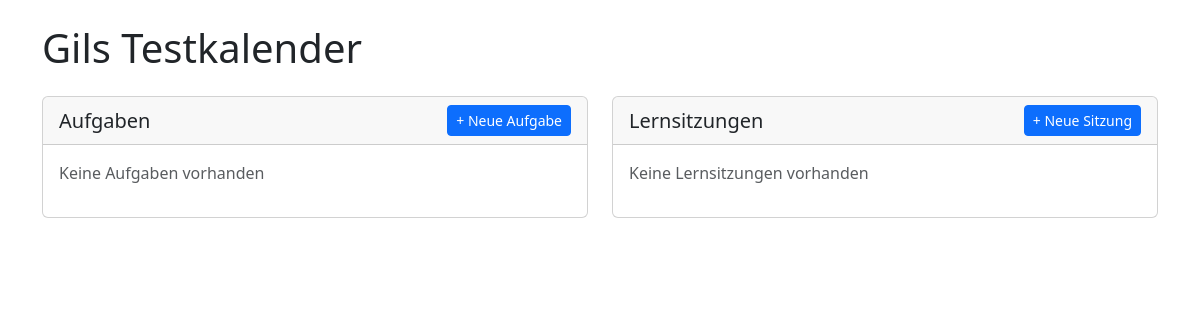
Page /calendar/1/ (signed in) on the earlier database version.
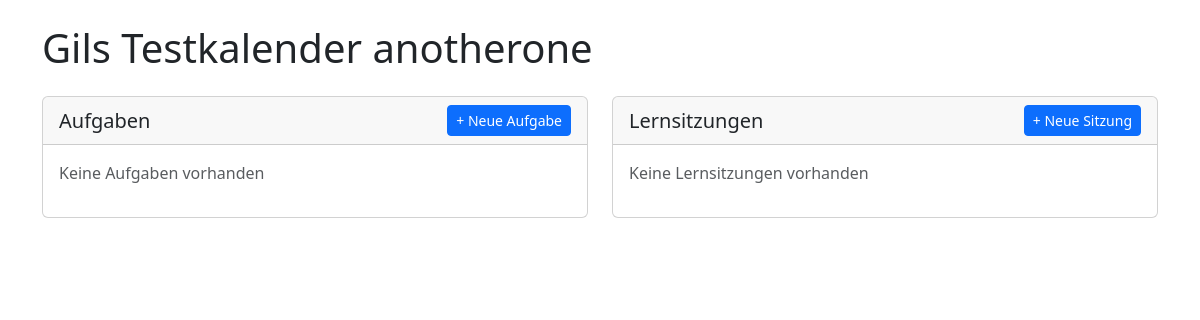
Same page on the later database version.
### studyplanner/models.py (models this page shows, shortened)
class Calendar(models.Model):
    name = models.CharField(max_length=100)
    beschreibung = models.TextField(blank=True, null=True)
    datum = models.DateField(default=timezone.now)
    user = models.ForeignKey(User, on_delete=models.CASCADE)

### studyplanner/views.py (the view)
# urls.py: path('calendar/<int:pk>/', views.calendar_detail, name='calendar_detail'),
def calendar_detail(request, pk):
    calendar = get_object_or_404(Calendar, pk=pk)
    tasks = Task.objects.filter(kalender=calendar, user=request.user)
    study_sessions = StudySession.objects.filter(kalender=calendar, user=request.user)
    return render(request, 'calendar_detail.html', {
        'calendar': calendar,
        'tasks': tasks,
        'study_sessions': study_sessions
    })

### studyplanner/templates/calendar_detail.html (shortened to what this page needs)
<!DOCTYPE html>
<html>
<head>
    <link href="https://cdn.jsdelivr.net/npm/bootstrap@5.3.0/dist/css/bootstrap.min.css" rel="stylesheet">
</head>
<body>
    <div class="container mt-4">
        <div class="mb-4">
            <h1>{{ calendar.name }}</h1>
        </div>
        <div class="row">
            <div class="col-md-6 mb-4">
                <div class="card">
                    <div class="card-header d-flex justify-content-between align-items-center">
                        <h5 class="mb-0">Aufgaben</h5>
                        <a href="{% url 'task_create' %}" class="btn btn-sm btn-primary">+ Neue Aufgabe</a>
                    </div>
                    <div class="card-body">
                        {% for task in tasks %}
                            <div class="mb-3 p-2 border-bottom priority-{{ task.priority }}">
                                <strong>{{ task.title }}</strong>
                                <div class="small text-muted">
                                    Fällig: {{ task.datum|date:"d.m.Y" }}
                                    | Status: {{ task.status }}
                                    | Priorität: {{ task.get_priority_display }}
                                </div>
                            </div>
                        {% empty %}
                            <p class="text-muted">Keine Aufgaben vorhanden</p>
                        {% endfor %}
                    </div>
                </div>
            </div>
            <div class="col-md-6 mb-4">
                <div class="card">
                    <div class="card-header d-flex justify-content-between align-items-center">
                        <h5 class="mb-0">Lernsitzungen</h5>
                        <a href="{% url 'study_session_create' %}" class="btn btn-sm btn-primary">+ Neue Sitzung</a>
                    </div>
                    <div class="card-body">
                        {% for session in study_sessions %}
                            <div class="mb-3 p-2 border-bottom">
                                <strong>{{ session.title }}</strong>
                                <div class="small text-muted">
                                    {{ session.start_time|date:"d.m.Y H:i" }} - {{ session.end_time|date:"d.m.Y H:i" }}
                                </div>
                            </div>
                        {% empty %}
                            <p class="text-muted">Keine Lernsitzungen vorhanden</p>
                        {% endfor %}
                    </div>
                </div>
            </div>
        </div>
    </div>
</body>
</html>

Differences in the rows shown:
changed Calendar: name "Gils Testkalender" → "Gils Testkalender anotherone"
